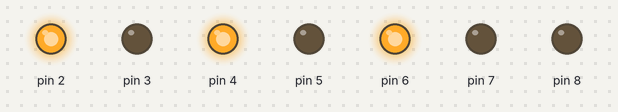
This sketch was run on a simulated Arduino Uno, built with avr-gcc and run on an emulated ATmega328P. On the bench: output pins drawn as LEDs (lit = HIGH).

Above: at 0.1 s.
Timing chart, 0 to 1.6 s (numbered marks = the images above):
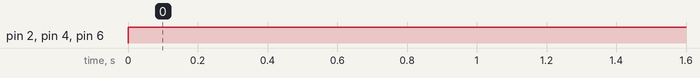

The sketch:

DisplaySingleDigit.ino
```cpp
int b,c,d,e,f,g,h;
int a=5;
void setup() {
  for(int i=2;i<=8;i++){
    pinMode(i,OUTPUT);
  }
}

void loop() {
  b=a%2;
  c=a/2;
  d=c%2;
  e=c/2;
  f=e%2;
  g=e/2;
  h=g%2;

  digitalWrite(2,b);
  digitalWrite(3,d);
  digitalWrite(4,f);
  digitalWrite(5,h);
  digitalWrite(6,HIGH);
  digitalWrite(7,LOW);
  digitalWrite(8,LOW);
}
```

Measured:
- by itself, pin 2, pin 4, pin 6: LOW → HIGH at 0.00 s
